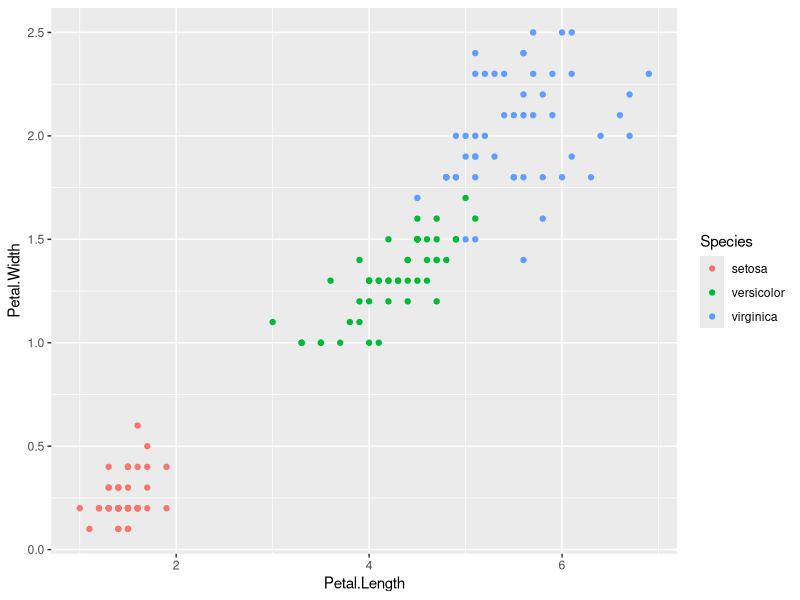
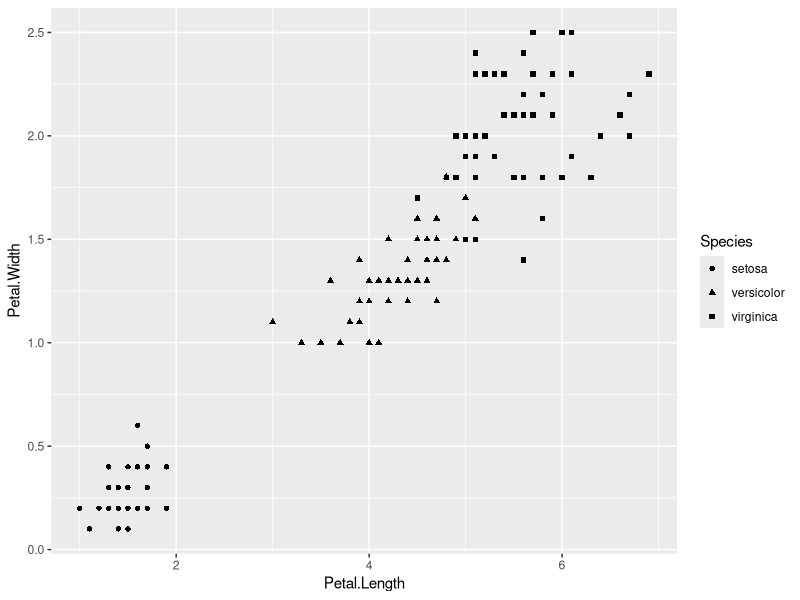
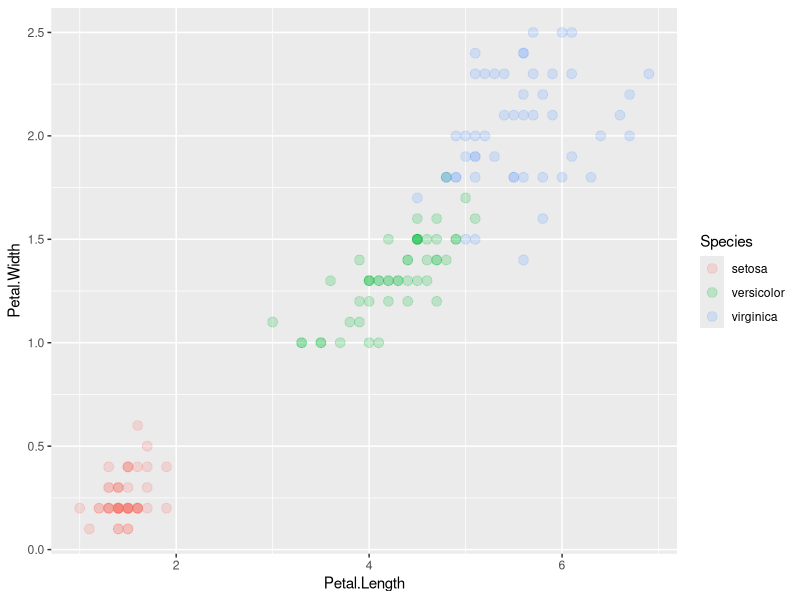
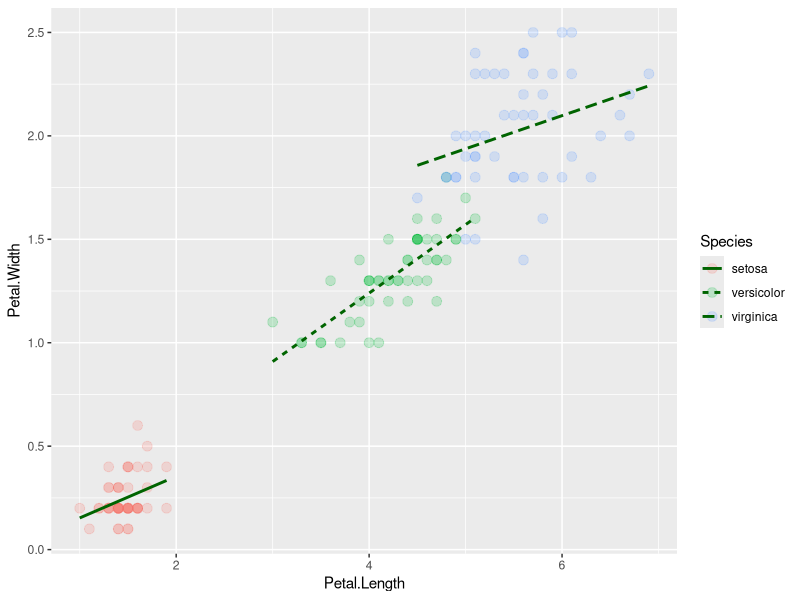
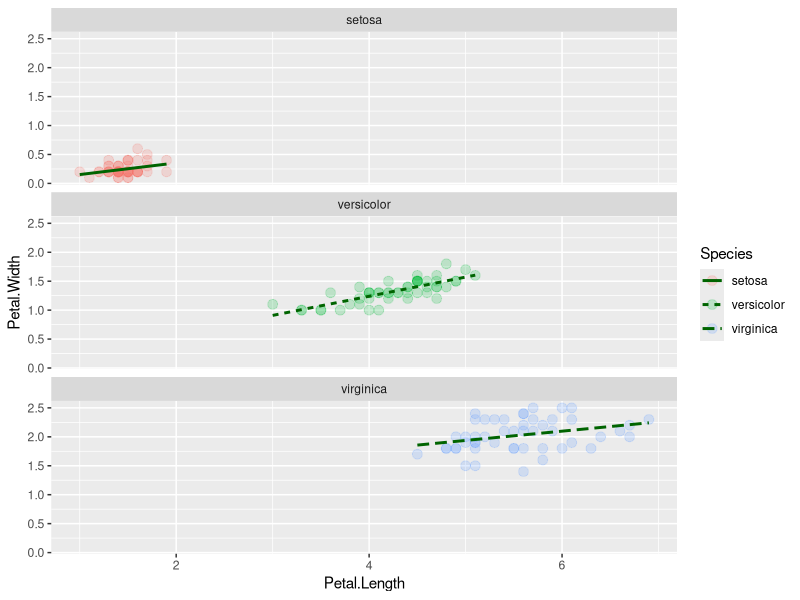
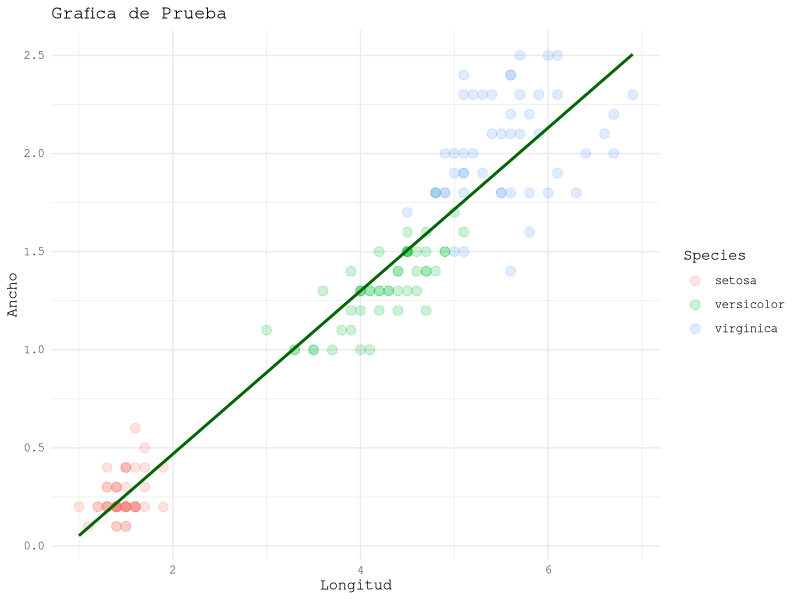
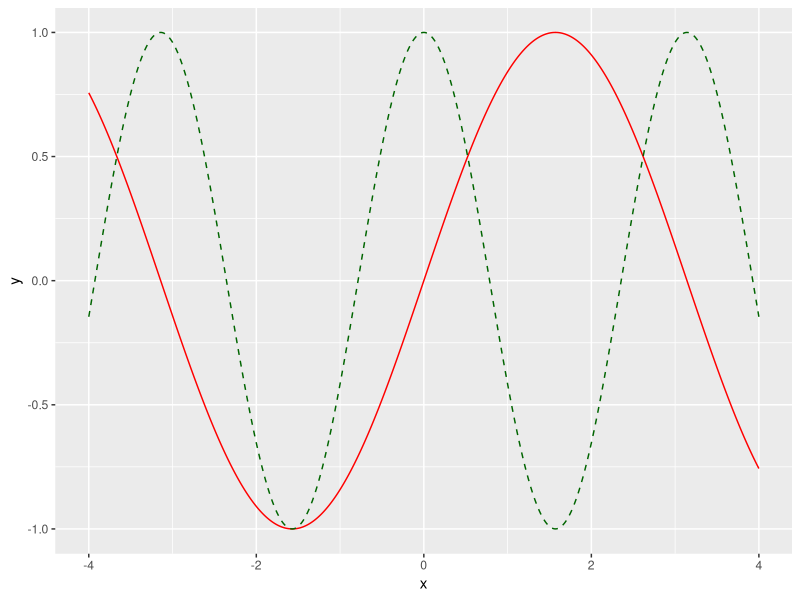
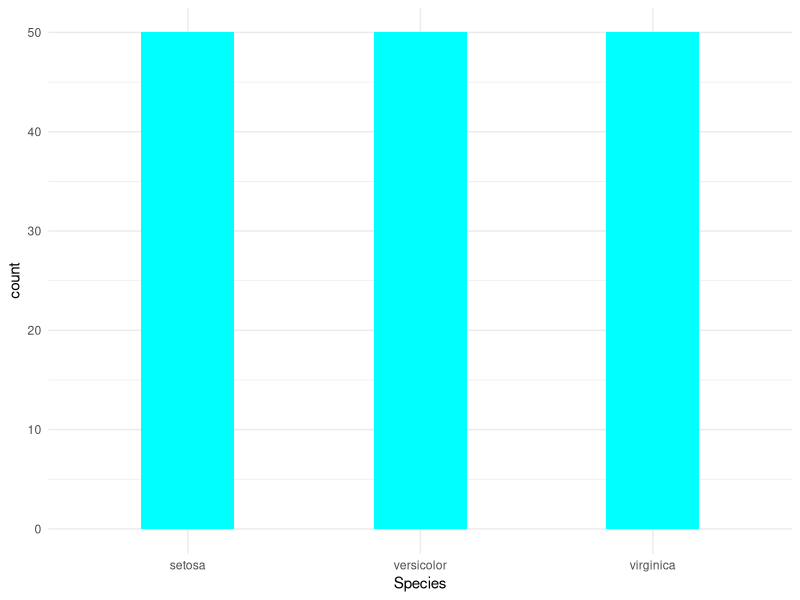

Recreate these plots in R, in order.
# tidyverse
# ggplot2

library(tidyverse)

I <- iris

ggplot(data = I) + 
  geom_point(aes(x=Petal.Length,y=Petal.Width, col=Species))

ggplot(data = I) + 
  geom_point(aes(x=Petal.Length,y=Petal.Width, shape=Species))


ggplot(data = I) + 
  geom_point(aes(x=Petal.Length,y=Petal.Width, col=Species), 
             #col='red',
             size=3,
             alpha = 1/5)

## transformaciones estadisticas

ggplot(data = I) + 
  geom_point(aes(x=Petal.Length,y=Petal.Width, col=Species), 
             #col='red',
             size=3,
             alpha = 1/5)+
  geom_smooth(aes(x=Petal.Length,y=Petal.Width,linetype=Species),
              method='lm',
              col='darkgreen',
              se=FALSE)

## graficos condicionados

ggplot(data = I) + 
  geom_point(aes(x=Petal.Length,y=Petal.Width, col=Species), 
             #col='red',
             size=3,
             alpha = 1/5)+
  geom_smooth(aes(x=Petal.Length,y=Petal.Width,linetype=Species),
              method='lm',
              col='darkgreen',
              se=FALSE)+
  facet_wrap( ~ Species,nrow=3)

ggplot(data = I) + 
  geom_point(aes(x=Petal.Length,y=Petal.Width, col=Species), 
             #col='red',
             size=3,
             alpha = 1/5)+
  geom_smooth(aes(x=Petal.Length,y=Petal.Width),
              method='lm',
              col='darkgreen',
              se=FALSE)+
  labs(title='Grafica de Prueba',
       x='Longitud',
       y='Ancho')+
  theme_minimal(base_family="mono")


### Diagramas de líneas

x <- seq(-4,4,0.01)
data <- data.frame(x=x,y=sin(x),z=cos(2*x))

ggplot(data)+
  geom_line(aes(x=x,y=y),col='red')+
  geom_line(aes(x=x,y=z),linetype=2,col='darkgreen')

### GRAFICAS DE BARRAS

ggplot(data = I)+
  geom_bar(aes(x=Species),
           width=0.4,
           fill='cyan')+
  theme_minimal()

frecuencias <- data.frame(categoria=c('M','N','P'),freq=c(20,10,70))

ggplot(data = frecuencias)+
  geom_bar(aes(x=categoria,y=freq),
           stat='identity',
           width = 0.4,
           fill = 'green')+
  theme_classic()

## HISTOGRAMAS 

ggplot(data = I)+
  geom_histogram(aes(x = Petal.Length, y=..density..),
                 bins = 10,
                 fill = 'lightblue',
                 col = 'black')+
  facet_wrap(~ Species, nrow=3)

## GRAFICOS DE CAJAS

ggplot(I)+
  geom_boxplot(aes(x=Species,y=Petal.Width))+
  coord_flip()+
  geom_jitter(aes(x=Species, y =Petal.Width ),
              size=3,
              alpha=0.2,
              width=0.2)


summary(filter(I,Species == 'setosa'))


### https://www.tidyverse.org/
